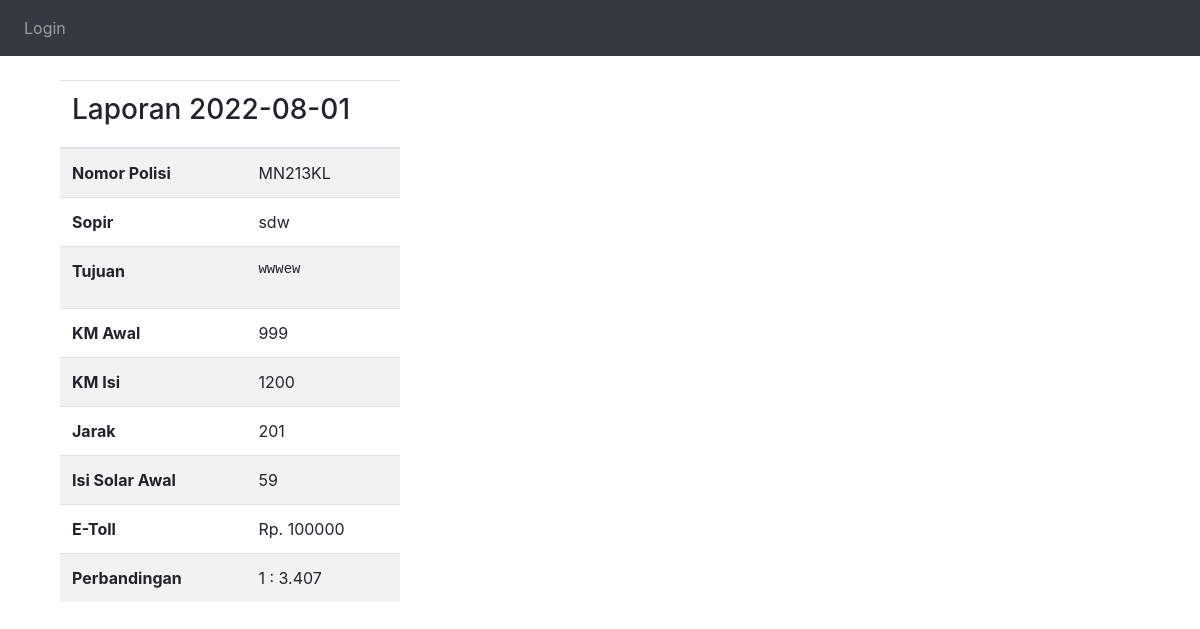
Page /laporan/1 on the earlier database version.
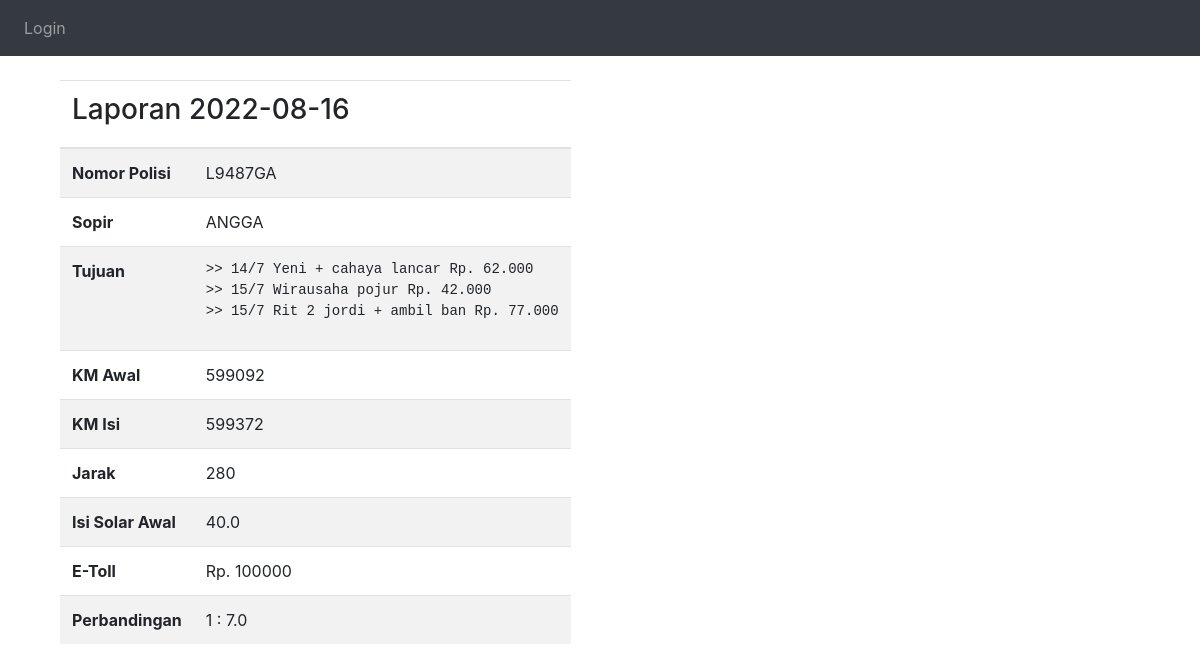
Same page on the later database version.
### website/models.py (models this page shows)
class Laporan(db.Model):
    id = db.Column(db.Integer, primary_key=True)
    tanggal = db.Column(db.Date())
    nopol = db.Column(db.String(100))
    sopir = db.Column(db.String(100))
    tujuan = db.Column(db.String(500))
    km_awal = db.Column(db.Integer)
    km_isi = db.Column(db.Integer)
    solar_awal = db.Column(db.Float)
    tujuan = db.Column(db.String(500))
    e_toll = db.Column(db.Integer)
    username = db.Column(db.String(150), db.ForeignKey('user.username'))

### website/views.py (the view)
@views.route('/laporan/<int:id>')
def laporan(id):
    laporan =  Laporan.query.get_or_404(id)
    return render_template('laporan.html', user=current_user, laporan=laporan)

### website/templates/laporan.html (shortened to what this page needs)
{% extends "base.html" %} {% block title %}Detail Laporan{% endblock %}
    {% block content %}
    <article class="media content-section">
      <div class="media-body">
        <div class="article-metadata">
          <div class="col-md-4">
            <div class="content-section"><br/>
              <table class="table table-striped table-hover">
                <thead>
              <tr>
                <th colspan="2"><h3>Laporan {{ laporan.tanggal }}</h2></th>
              </tr>
            </thead>
            <tbody>
              <tr>
                <th scope="row">Nomor Polisi</th>
                <td>{{ laporan.nopol }}</td>
              </tr>
              <tr>
                <th scope="row">Sopir</th>
                <td>{{ laporan.sopir }}</td>
              </tr>
              <tr>
                <th scope="row">Tujuan</th>
                <td><pre>{{ laporan.tujuan }}</pre></td>
              </tr>
              <tr>
                <th scope="row">KM Awal</th>
                <td>{{ laporan.km_awal }}</td>
              </tr>
              <tr>
                <th scope="row">KM Isi</th>
                <td>{{ laporan.km_isi }}</td>
              </tr>
              <tr>
                <th scope="row">Jarak</th>
                <td>{{ laporan.km_isi-laporan.km_awal }}</td>
              </tr>
              <tr>
                <th scope="row">Isi Solar Awal</th>
                <td>{{ laporan.solar_awal }}</td>
              </tr>
              <tr>
                <th scope="row">E-Toll</th>
                <td>{{ 'Rp. '+ laporan.e_toll|string }}</td>
              </tr>
              <tr>
                <th scope="row">Perbandingan</th>
                <td>{% if laporan.solar_awal == 0 %}
                  {{ '0' }}
                {% else %}
                  {{ '1 : ' + '%0.3f'|format((laporan.km_isi-laporan.km_awal)/laporan.solar_awal)|float|string }}
                {% endif %}</td>
              </tr>
            </tbody>
            </table>
            </div>
        </div>
    {% endblock content %}

Differences in the rows shown:
changed Laporan "Rp. 100000": tanggal "2022-08-01" → "2022-08-16"; nopol "MN213KL" → "L9487GA"; sopir "sdw" → "ANGGA"; tujuan "wwwew" → ">> 14/7 Yeni + cahaya lancar Rp. 62.000 >> 15/7 Wirausaha pojur Rp. 42.000 >> 15/7 Rit 2 jordi + ambil ban Rp. 77.000"; km_awal "999" → "599092"; km_isi "1200" → "599372"; laporan.km_isi-laporan.km_awal "201" → "280"; solar_awal "59" → "40.0"; km_isi+km_awal+solar_awal "1 : 3.407" → "1 : 7.0"
